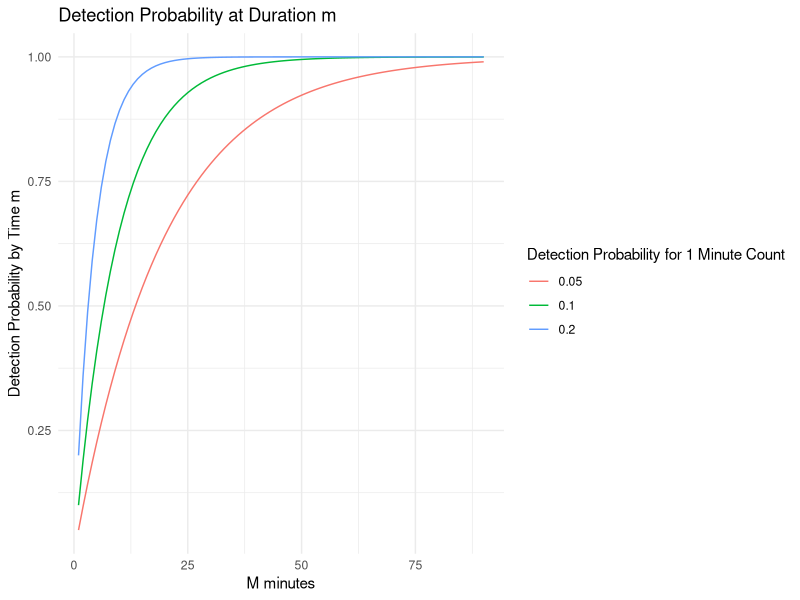
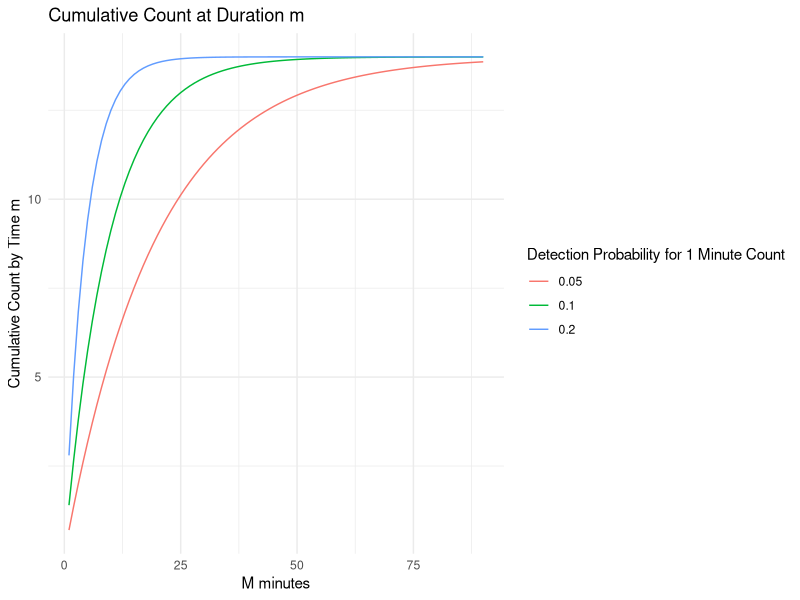
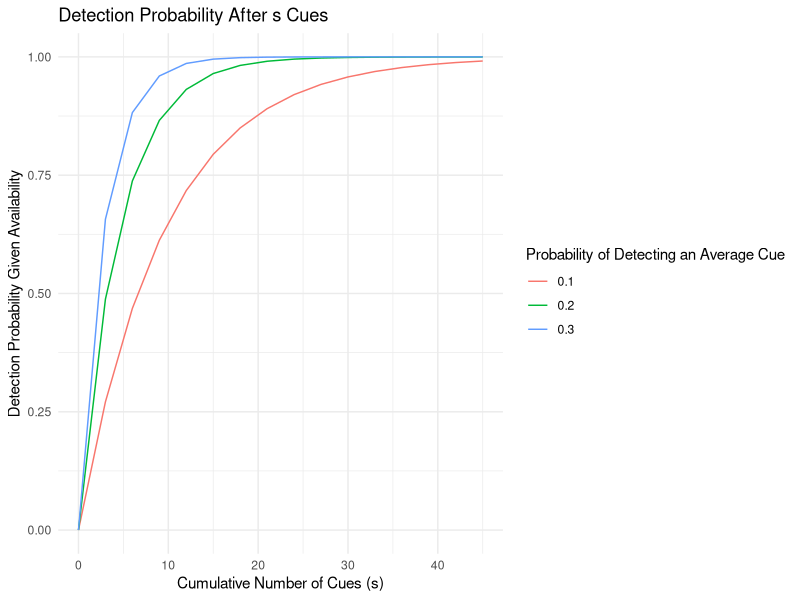
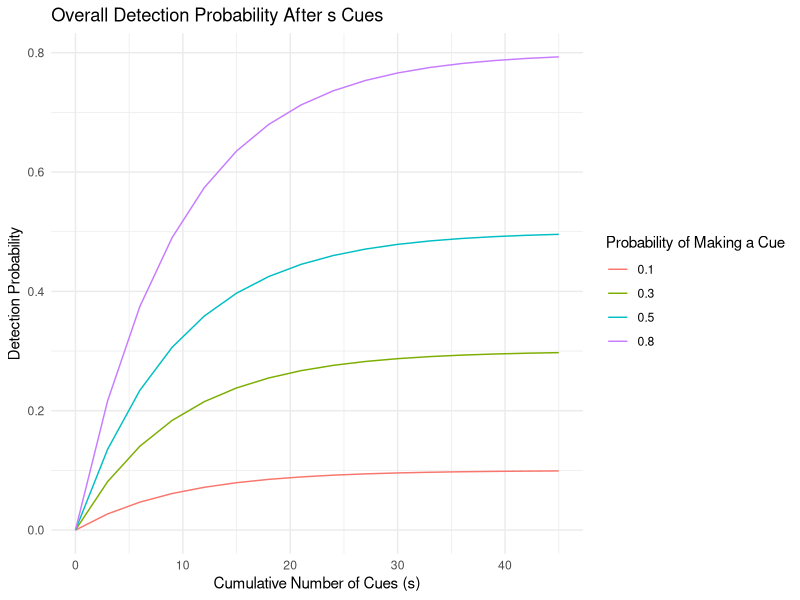
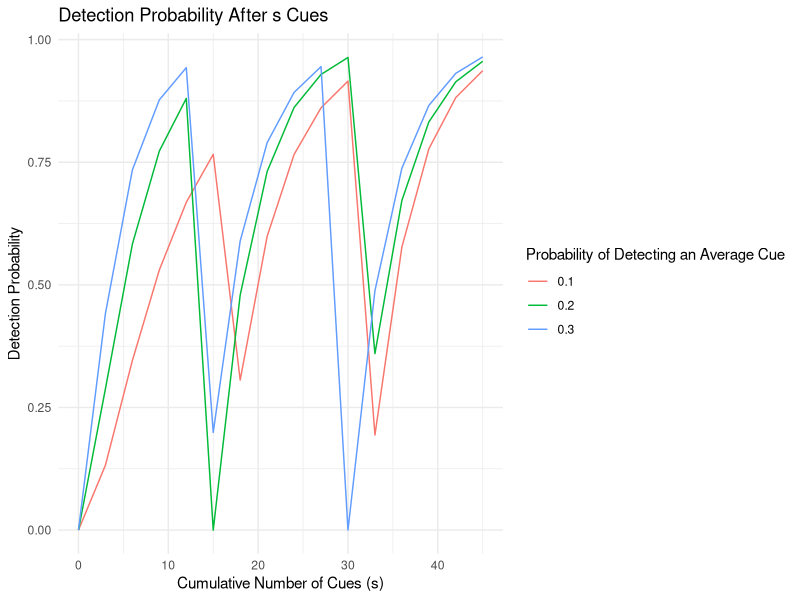

The R source for these figures, in order: (Note: this script raises an error after producing the figures.)
## ---- chunk 1
knitr::opts_chunk$set(echo = TRUE)
## ---- chunk 2
library(tidyverse)
## ---- chunk 3
set.seed(1)
n_locations = 50
lambda = 15 # get this number from some data?
locationID = 1:n_locations
N_i = rpois(n_locations,lambda)

dfPoisson = as.data.frame(cbind(locationID, N_i))
head(dfPoisson)
## ---- chunk 4
PredictProbability = function(m, p1m){
  # the way I think about this function is (for the time example): 
  # p1m is the probability of detecting an individual within a 1 min interval 
  # 1-p1m is the probability of not detecting an individual within a 1 min interval
  # (1-p1m)^m is the probability of not detecting an individual at all within m minutes
  # 1-((1-p1m)^m) is the probability of detecting an individual at least once within 
  # m minutes
  p_m = 1-((1-p1m)**m)
  return(p_m)
}
## ---- chunk 5
# let m vary from 1 min to 90 mins
maxMinute = 90
m = 1:maxMinute
# let p_1m vary from a low detection probability to a higher one with 1 min intervals
p_1m = c(0.05,0.1,0.2)
p_1m_col = rep(p_1m, maxMinute)

# make the dataframe of probabilities
dfProbabilityTime = tibble(m=m)
dfProbabilityTime = dfProbabilityTime %>%
  slice(rep(1:n(), each = length(p_1m)))
dfProbabilityTime = dfProbabilityTime%>%
  mutate(p_1m = p_1m_col, 
         p_m = PredictProbability(m,p_1m))

# show results
head(dfProbabilityTime)
ggplot(dfProbabilityTime)+ 
  geom_line(aes(x=m, y = p_m, color = as.factor(p_1m)))+ 
  theme_minimal()+ 
  labs(title = "Detection Probability at Duration m", 
       x = "M minutes", 
       y = "Detection Probability by Time m", 
       color = "Detection Probability for 1 Minute Count")
  
## ---- chunk 6
N1=14
dfProbabilityTime = dfProbabilityTime%>%
  mutate(C = N1*p_m)
ggplot(dfProbabilityTime)+ 
  geom_line(aes(x=m, y = C, color = as.factor(p_1m)))+ 
  theme_minimal()+ 
  labs(title = "Cumulative Count at Duration m", 
       x = "M minutes", 
       y = "Cumulative Count by Time m", 
       color = "Detection Probability for 1 Minute Count")
## ---- chunk 7
# let s vary based on time (and a known cues/min rate)
maxMinute = 15
m = 0:maxMinute
cuesPerMin = 3 
s = m*cuesPerMin # should this be a more complicated relationship?
# let p_1d vary from a low detection  to a higher one
p_1d = c(0.1,0.2,0.3)
p_1d_col = rep(p_1d, length(s))

# make df
dfProbabilityCue = tibble(s=s)
dfProbabilityCue = dfProbabilityCue %>%
  slice(rep(1:n(), each = length(p_1d)))

dfProbabilityCue = dfProbabilityCue%>%
  mutate(p_1d = p_1d_col, 
         p_ds = PredictProbability(s,p_1d))

# show results
head(dfProbabilityCue)
ggplot(dfProbabilityCue)+ 
  geom_line(aes(x=s, y = p_ds, color = as.factor(p_1d)))+ 
  theme_minimal()+ 
  labs(title = "Detection Probability After s Cues", 
       x = "Cumulative Number of Cues (s)", 
       y = "Detection Probability Given Availability", 
       color = "Probability of Detecting an Average Cue")
## ---- chunk 8
# case 1: p_1d is constant, and p_s varies from high to low 

maxMinute = 15
m = 0:maxMinute
cuesPerMin = 3 
s = m*cuesPerMin # should this be a more complicated relationship?
p_1d = c(0.1)
p_s = c(0.1,0.3,0.5,0.8)
p_1d_col = rep(p_1d, length(s))
p_s_col = rep(p_s, length(s))

# make df
dfProbabilityCue = tibble(s=s)
dfProbabilityCue$p_1d = p_1d
dfProbabilityCue = dfProbabilityCue %>%
  slice(rep(1:n(), each = length(p_s)))

dfProbabilityCue = dfProbabilityCue%>%
  mutate(p_s = p_s_col, 
         p = PredictProbability(s,p_1d)*p_s)

# show results
head(dfProbabilityCue)
ggplot(dfProbabilityCue)+ 
  geom_line(aes(x=s, y = p, color = as.factor(p_s)))+ 
  theme_minimal()+ 
  labs(title = "Overall Detection Probability After s Cues", 
       x = "Cumulative Number of Cues (s)", 
       y = "Detection Probability", 
       color = "Probability of Making a Cue")
## ---- chunk 9
# let s vary based on time (and a known cues/min rate)
maxMinute = 15
m = 0:maxMinute
cuesPerMin = 3 
s = m*cuesPerMin # should this be a more complicated relationship?
# let p_1d vary from a low detection  to a higher one
p_1d = c(0.1,0.2,0.3)
p_s = c(0.2)
p_1d_col = rep(p_1d, length(s))
#p_s_col = rep(p_s, length(s))

# make df
dfProbabilityCue = tibble(s=s)
dfProbabilityCue = dfProbabilityCue %>%
  slice(rep(1:n(), each = length(p_1d)))

dfProbabilityCue = dfProbabilityCue%>%
  mutate(p_1d = p_1d_col,
         p = PredictProbability(s,p_1d)*PredictProbability(m,p_s))

# show results
head(dfProbabilityCue)
ggplot(dfProbabilityCue)+ 
  geom_line(aes(x=s, y = p, color = as.factor(p_1d)))+ 
  theme_minimal()+ 
  labs(title = "Detection Probability After s Cues", 
       x = "Cumulative Number of Cues (s)", 
       y = "Detection Probability", 
       color = "Probability of Detecting an Average Cue")
## ---- chunk 10
# ask: ideally p_1d and p_s should vary across the different locationID's 
# based on if they are easy, medium, or hard areas to survey
# for now my assumptions are that all locations are a medium difficulty area 
# to survey
p_1d = 0.2
p_s = 0.6
maxMinute = 5 # picked a 5 min duration for visualization purposes
m = maxMinute #1:maxMinute
cuesPerMin = 3 
s = rep(m*cuesPerMin, nrow(dfPoisson))
## ---- chunk 11
# produce the detection probabilities after duration m 
dfPoissonProb = dfPoisson%>%
  slice(rep(1:n(), each = length(m)))%>%
  mutate(`Duration of Count`=rep(m, nrow(dfPoisson)),
         Cues = s,
         p = PredictProbability(Cues,p_1d)*p_s)

## ---- chunk 12
set.seed(1)
dfPoissonProb$C = rbinom(nrow(dfPoissonProb), dfPoissonProb$N_i, dfPoissonProb$p)
dfPoissonProb$m = dfPoissonProb$`Duration of Count`
dfPoissonProb$`Duration of Count` = paste("Duration of",dfPoissonProb$`Duration of Count`,"mins")
head(dfPoissonProb)
## ---- chunk 13
set.seed(1)
n_locations = 50
size = 10 # chosen so it has the same mean as the poisson 
prob = 0.4 # get this number from some data?
locationID = 1:n_locations
N_i = rnbinom(n_locations,size,prob)
dfNB = as.data.frame(cbind(locationID, N_i))
head(dfNB)
## ---- chunk 14
# ask: ideally p_1d and p_s should vary across the different locationID's 
# based on if they are easy, medium, or hard areas to survey
# for now my assumptions are that all locations are a medium difficulty area 
# to survey
p_1d = 0.2
p_s = 0.6
maxMinute = 5 # picked a small duration for visualization purposes
m = maxMinute #0:maxMinute
cuesPerMin = 3 
s = rep(m*cuesPerMin, nrow(dfNB))
## ---- chunk 15
# produce the detection probabilities after duration m 
dfNBProb = dfNB%>%
  slice(rep(1:n(), each = length(m)))%>%
  mutate(`Duration of Count`=rep(m, nrow(dfNB)),
         Cues = s,
         p = PredictProbability(Cues,p_1d)*p_s)

## ---- chunk 16
set.seed(1)
dfNBProb$C = rbinom(nrow(dfNBProb), dfNBProb$N_i, dfNBProb$p)
dfNBProb$m = dfNBProb$`Duration of Count`
dfNBProb$`Duration of Count` = paste("Duration of",dfNBProb$`Duration of Count`,"mins")
head(dfNBProb)
## ---- chunk 17
# look at distributions based on duration 
dfBaseProb%>%
  #filter(`Duration of Count`!="Duration of 0 mins")%>%
ggplot()+ 
  geom_histogram(aes(x=C),bins=15)+ 
  #facet_wrap(~as.factor(`Duration of Count`))+ 
  theme_minimal()+ 
  labs(title = "Distribution of Point Counts as Duration of Survey Varies", 
       subtitle = "Distribution formed using location id values. 
Population totals simulated with poisson distribution.",
       x = "Point Counts",
       y="")
## ---- chunk 18
# look at distributions based on duration 
dfNBProb%>%
  #filter(`Duration of Count`!="Duration of 0 mins")%>%
ggplot()+ 
  geom_histogram(aes(x=C),bins=15)+ 
  #facet_wrap(~as.factor(`Duration of Count`))+ 
  theme_minimal()+ 
  labs(title = "Distribution of Point Counts as Duration of Survey Varies", 
       subtitle = "Distribution formed using location id values. 
Population totals simulated with NB distribution",
       x = "Point Counts",
       y="")
## ---- chunk 19
generateIntervalCounts = function(duration, intervalWidth,prob,locationCount){
  
  # use rbinom to generate random numbers, and each time a number is generated, 
  # check to make sure that it has not surpassed the sum of the location
  
  # counter for summed values
  total = 0
  # counter for number of iterations
  k = 0
  
  # generate the number of intervals
  nGeneratedNumbers = duration/intervalWidth
  
  # vector to store point counts
  intervalCounts = c()

  while(total<locationCount){
    
    rvBinom  = rbinom(1,locationCount,prob)
    total = total + rvBinom
    k = k+1
    
    # set up trace
    trace = tibble(k = k, 
                 rvBinom = rvBinom, 
                 total = total, 
                 intervalCounts = intervalCounts)
  
    
    # check if total is less than location count
    if(total < locationCount & k < (nGeneratedNumbers-1)){
      # case 1
      intervalCounts[k] = rvBinom
    } else if(total < locationCount & k == (nGeneratedNumbers-1)){
      # case 2
      # if by the second last iteration, we still have not reached locationCount
      # value, set final number equal what is needed
      intervalCounts[k] = rvBinom
      finalValue = locationCount-total
      # update counter and sum
      k=k+1
      total = total + finalValue
      intervalCounts[k] = finalValue
      
      
    } else if(total >= locationCount & k <= (nGeneratedNumbers-1)){
      # case 3
      finalValue = locationCount-(total-rvBinom) # figure out last value 
      intervalCounts[k] = finalValue
      while(k<nGeneratedNumbers){
        # fill in remaining intervals with 0
        fillValue = 0
        k=k+1
        intervalCounts[k] = fillValue
      }
    } else if(duration==1){
      if(rvBinom!=locationCount){
        intervalCounts = locationCount
      } else{
        intervalCounts = rvBinom
      }
    }
  }
  #return(list(interval = intervalCounts,trace = trace)) 
  return(intervalCounts)
  
  
}
## ---- chunk 20
# test - it works!

## test case 2
#set.seed(8)
#generateIntervalCounts(5,1,0.1,3)

## test case 3
#set.seed(8)
#generateIntervalCounts(5,1,0.1,3)

## ---- chunk 21
maxMinute = 5
intervalWidth = 1
if(maxMinute%%intervalWidth!=0){
  print("Error! Duration of count must be divisible by interval width.")
}
## ---- chunk 22
p_1d = 0.2
p_s = 0.6
m = c(1:maxMinute)*intervalWidth
cuesPerMin = 3 
s = rep(m*cuesPerMin, nrow(dfPoisson))
## ---- chunk 23
# produce the detection probabilities after duration m 
dfPoissonProb = dfPoisson%>%
  slice(rep(1:n(), each = length(m)))%>%
  mutate(`Duration of Count`=rep(m, nrow(dfPoisson)),
         Cues = s,
         p = PredictProbability(Cues,p_1d)*p_s)

## ---- chunk 24
set.seed(1)
mapply(generateIntervalCounts, dfPoissonProb$`Duration of Count`[1:5], intervalWidth,
                       dfPoissonProb$p[1:5], dfPoissonProb$N_i[1:5])
## ---- chunk 25
generateIntervalCountsProb = function(duration, intervalWidth,prob,locationCount){
  
  # use rbinom to generate random numbers, and each time a number is generated, 
  # check to make sure that it has not surpassed the sum of the location
  
  # counter for summed values
  total = 0
  # counter for number of iterations
  k = 0
  
  # generate the number of intervals
  nGeneratedNumbers = duration/intervalWidth
  
  # vector to store point counts
  intervalCounts = c()

  while(total<locationCount){
    
    k=k+1
    pUse = prob[k]
    rvBinom  = rbinom(1,locationCount,pUse)
    total = total + rvBinom
    
    # set up trace
    trace = tibble(k = k, 
                 rvBinom = rvBinom, 
                 total = total, 
                 intervalCounts = intervalCounts)
  
    
    # check if total is less than location count
    if(total < locationCount & k < (nGeneratedNumbers-1)){
      # case 1
      intervalCounts[k] = rvBinom
    } else if(total < locationCount & k == (nGeneratedNumbers-1)){
      # case 2
      # if by the second last iteration, we still have not reached locationCount
      # value, set final number equal what is needed
      intervalCounts[k] = rvBinom
      finalValue = locationCount-total
      # update counter and sum
      k=k+1
      total = total + finalValue
      intervalCounts[k] = finalValue
      
      
    } else if(total >= locationCount & k <= (nGeneratedNumbers-1)){
      # case 3
      finalValue = locationCount-(total-rvBinom) # figure out last value 
      intervalCounts[k] = finalValue
      while(k<nGeneratedNumbers){
        # fill in remaining intervals with 0
        fillValue = 0
        k=k+1
        intervalCounts[k] = fillValue
      }
    } else if(duration==1){
      if(rvBinom!=locationCount){
        intervalCounts = locationCount
      } else{
        intervalCounts = rvBinom
      }
    }
  }
  #return(list(interval = intervalCounts,trace = trace)) 
  return(intervalCounts)
  
  
}
## ---- chunk 26
# store vector of probabilities to a new column 
dfPoissonProb = dfPoissonProb %>%
  group_by(locationID)%>%
  mutate(lstProb = I(list(p)))

dfPoissonInput = dfPoissonProb%>%
  group_by(locationID)%>%
  summarise(locationID = locationID, 
            N_i = N_i,
            `Duration of Count`=max(`Duration of Count`),
            lstProb = lstProb)
dfPoissonInput = dfPoissonInput[!duplicated(dfPoissonInput),]
dfPoissonInput
## ---- chunk 27
set.seed(1)
poissonResult = mapply(generateIntervalCountsProb, dfPoissonInput$`Duration of Count`, intervalWidth,
                       dfPoissonInput[,"lstProb"]$lstProb, dfPoissonInput$N_i)
poissonResultFinal = t(poissonResult)
## ---- chunk 28
colnames(poissonResultFinal) = 1:ncol(poissonResultFinal)
dfPoissonInputFinal = cbind(dfPoissonInput, poissonResultFinal)
dfPoissonFinal = merge(dfPoissonProb, dfPoissonInputFinal[,c("locationID",
                                                             colnames(poissonResultFinal))],
                       by=c("locationID"),
                       all.x=TRUE, all.y=TRUE)
head(dfPoissonFinal)
## ---- chunk 29
dfPoissonFinalLong = dfPoissonFinal %>%
  pivot_longer(cols = colnames(poissonResultFinal), names_to = "Interval", 
               values_to = "IntervalValue")

ggplot(dfPoissonFinalLong)+ 
  geom_histogram(aes(x=IntervalValue))+ 
  facet_wrap(~Interval)+ 
  theme_minimal()+ 
  labs(title = "Distribution of Interval Count Values", 
       subtitle = "Across Various Location ID's", 
       x = "Point Counts", 
       y = "")
